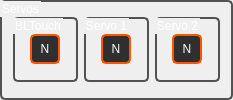
         <widget class="QGroupBox" name="groupBox_66">
          <property name="maximumSize">
           <size>
            <width>250</width>
            <height>150</height>
           </size>
          </property>
          <property name="styleSheet">
           <string notr="true">QGroupBox  {
	color: white;
	border-style: solid;	
	border-width:2px; 
	border-color:	rgb(82,82,82);
	border-radius:5px;
}
</string>
          </property>
          <property name="title">
           <string>Servos</string>
          </property>
          <layout class="QGridLayout" name="gridLayout_70">
           <item row="0" column="1">
            <widget class="QGroupBox" name="groupBox_42">
             <property name="minimumSize">
              <size>
               <width>65</width>
               <height>65</height>
              </size>
             </property>
             <property name="maximumSize">
              <size>
               <width>65</width>
               <height>65</height>
              </size>
             </property>
             <property name="styleSheet">
              <string notr="true">QGroupBox  {
	color: white;
	border-style: solid;	
	border-width:2px; 
	border-color:	rgb(82,82,82);
	border-radius:5px;
}
</string>
             </property>
             <property name="title">
              <string>Servo 1</string>
             </property>
             <layout class="QGridLayout" name="gridLayout_45">
              <item row="0" column="0">
               <widget class="QPushButton" name="Pin_Button_27">
                <property name="enabled">
                 <bool>true</bool>
                </property>
                <property name="minimumSize">
                 <size>
                  <width>30</width>
                  <height>30</height>
                 </size>
                </property>
                <property name="maximumSize">
                 <size>
                  <width>30</width>
                  <height>30</height>
                 </size>
                </property>
                <property name="font">
                 <font>
                  <pointsize>9</pointsize>
                 </font>
                </property>
                <property name="styleSheet">
                 <string notr="true">QPushButton {
background-color:rgb(47, 47, 47);
color: rgb(255, 255, 255);
border-style: solid;
border-radius:5px;
border-width:2px; 
border-color:rgb(255, 85, 0);
}
QPushButton:hover {
border-width:3px; 
border-color:rgb(255, 115, 30);
}
QPushButton:pressed {
background-color:rgb(255, 115, 30);
border-color: rgb(255, 195, 110);
border-width: 4px;     
}
QPushButton:disabled{
background-color: rgb(255, 149, 62);
color: rgb(83, 83, 83);
border-color:rgb(83, 83, 83);
}

</string>
                </property>
                <property name="text">
                 <string>N</string>
                </property>
               </widget>
              </item>
             </layout>
            </widget>
           </item>
           <item row="0" column="2">
            <widget class="QGroupBox" name="groupBox_43">
             <property name="minimumSize">
              <size>
               <width>65</width>
               <height>65</height>
              </size>
             </property>
             <property name="maximumSize">
              <size>
               <width>65</width>
               <height>65</height>
              </size>
             </property>
             <property name="styleSheet">
              <string notr="true">QGroupBox  {
	color: white;
	border-style: solid;	
	border-width:2px; 
	border-color:	rgb(82,82,82);
	border-radius:5px;
}
</string>
             </property>
             <property name="title">
              <string>Servo 2</string>
             </property>
             <layout class="QGridLayout" name="gridLayout_47">
              <item row="0" column="0">
               <widget class="QPushButton" name="Pin_Button_28">
                <property name="enabled">
                 <bool>true</bool>
                </property>
                <property name="minimumSize">
                 <size>
                  <width>30</width>
                  <height>30</height>
                 </size>
                </property>
                <property name="maximumSize">
                 <size>
                  <width>30</width>
                  <height>30</height>
                 </size>
                </property>
                <property name="font">
                 <font>
                  <pointsize>9</pointsize>
                 </font>
                </property>
                <property name="styleSheet">
                 <string notr="true">QPushButton {
background-color:rgb(47, 47, 47);
color: rgb(255, 255, 255);
border-style: solid;
border-radius:5px;
border-width:2px; 
border-color:rgb(255, 85, 0);
}
QPushButton:hover {
border-width:3px; 
border-color:rgb(255, 115, 30);
}
QPushButton:pressed {
background-color:rgb(255, 115, 30);
border-color: rgb(255, 195, 110);
border-width: 4px;     
}
QPushButton:disabled{
background-color: rgb(255, 149, 62);
color: rgb(83, 83, 83);
border-color:rgb(83, 83, 83);
}

</string>
                </property>
                <property name="text">
                 <string>N</string>
                </property>
               </widget>
              </item>
             </layout>
            </widget>
           </item>
           <item row="0" column="0">
            <widget class="QGroupBox" name="groupBox_50">
             <property name="minimumSize">
              <size>
               <width>65</width>
               <height>65</height>
              </size>
             </property>
             <property name="maximumSize">
              <size>
               <width>65</width>
               <height>65</height>
              </size>
             </property>
             <property name="styleSheet">
              <string notr="true">QGroupBox  {
	color: white;
	border-style: solid;	
	border-width:2px; 
	border-color:	rgb(82,82,82);
	border-radius:5px;
}
</string>
             </property>
             <property name="title">
              <string>BLTouch</string>
             </property>
             <layout class="QGridLayout" name="gridLayout_53">
              <item row="0" column="0">
               <widget class="QPushButton" name="Pin_Button_26">
                <property name="enabled">
                 <bool>true</bool>
                </property>
                <property name="minimumSize">
                 <size>
                  <width>30</width>
                  <height>30</height>
                 </size>
                </property>
                <property name="maximumSize">
                 <size>
                  <width>30</width>
                  <height>30</height>
                 </size>
                </property>
                <property name="font">
                 <font>
                  <pointsize>9</pointsize>
                 </font>
                </property>
                <property name="styleSheet">
                 <string notr="true">QPushButton {
background-color:rgb(47, 47, 47);
color: rgb(255, 255, 255);
border-style: solid;
border-radius:5px;
border-width:2px; 
border-color:rgb(255, 85, 0);
}
QPushButton:hover {
border-width:3px; 
border-color:rgb(255, 115, 30);
}
QPushButton:pressed {
background-color:rgb(255, 115, 30);
border-color: rgb(255, 195, 110);
border-width: 4px;     
}
QPushButton:disabled{
background-color: rgb(255, 149, 62);
color: rgb(83, 83, 83);
border-color:rgb(83, 83, 83);
}

</string>
                </property>
                <property name="text">
                 <string>N</string>
                </property>
               </widget>
              </item>
             </layout>
            </widget>
           </item>
          </layout>
         </widget>
